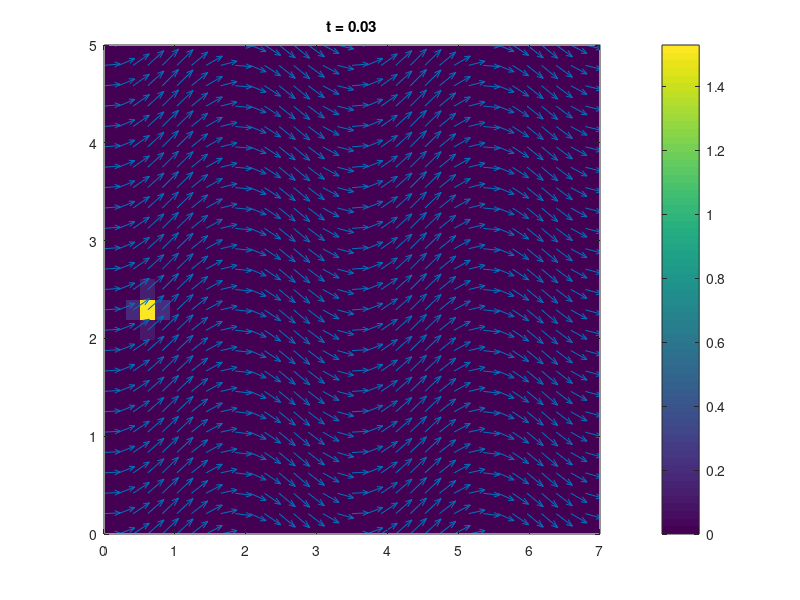

Write the MATLAB code that produced this figure. (Note: this script raises an error after producing the figure.)
% Rejurhf
% 3.12.2018

% Diffusion-Advection 2D
clear;

%% Solving a PDE
% Equation
% Ct = -uCx - vCy + KCxx + KCyy + qC

%% Domain
% Space
Lx = 7; % 7m
Ly = 5; % 5m
dx = 0.2; dy = dx; % Every 0.2m
nx = fix(Lx/dx); ny = fix(Ly/dy);
X = linspace(0, Lx, nx);
Y = linspace(0, Ly, ny);
[x,y] = meshgrid(X,Y);
x = x'; y = y'; % transposition
vs = 1.5;

% Time
T = 5; % 5s

%% Field Arrays
% Variables
C = zeros(nx, ny);

% Parameters
u = zeros(nx, ny);
v = zeros(nx, ny);
K = zeros(nx, ny); % Diffusion factor

%% Initial Conditions
t = 0;
C(:) = 0; % concentration
u(:) = vs;
v = 0.1 + 0.01*(y-Ly) + sin(4*pi*x/Lx); % custom value (strzalki)
K(:) = 0.01;

CFL = 0.1;
dt = CFL*min(dx./abs(u(:)) + dy./abs(v(:)));
f = 1;

%% Time stepping Loop
while (t < T)
    % Boundary Conditions
    % 1st col = 2nd col and last col = last-1 col, same with rows
    C(:,[1 end]) = C(:,[2 end-1]);
    C([1 end],:) = C([2 end-1],:);
    
    % Source
    if t < 2 % less than 2s
        C(4,12) = C(4,12) + dt*50; % spawn 50 units there
    end
    
    % Solution
    t = t + dt;
    Cn = C;
    for i=2:nx-1
        for j=2:ny-1
            % Advection term
            A = u(i,j) * (Cn(i+1,j) - Cn(i-1,j))/(2*dx) ...
              + v(i,j) * (Cn(i,j+1) - Cn(i,j-1))/(2*dy);
            % Diffusion term
            D = K(i,j) * (Cn(i+1,j) - 2*Cn(i,j) + Cn(i-1,j))/dx^2 ...
              + K(i,j) * (Cn(i,j+1) - 2*Cn(i,j) + Cn(i,j-1))/dy^2;
            % Euler's Method
            C(i,j) = Cn(i,j) + dt*(-A + D);
            if C(i,j)<0 
                C(i,j)=abs(C(i,j)); 
            end
        end
    end
    
    % Visualize at selected steps
    clf;
    figure(1);
    filename = 'burgers.gif';
    imagesc(X, Y, C'); colorbar;
    hold on
    quiver(x,y,u,v);
    hold off;
    set(gca, 'ydir', 'norm');
    title(sprintf('t = %.2f', t));
    axis([0 Lx 0 Ly]);
    drawnow;  
    frame = getframe(1);     
    im = frame2im(frame);     
    [imind,cm] = rgb2ind(im,256);     
    if f == 1
        f = 0;
        imwrite(imind,cm,filename,'gif', 'Loopcount',inf);     
    else
        imwrite(imind,cm,filename,'gif','WriteMode','append');     
    end
%     shg; pause(0.01);
end